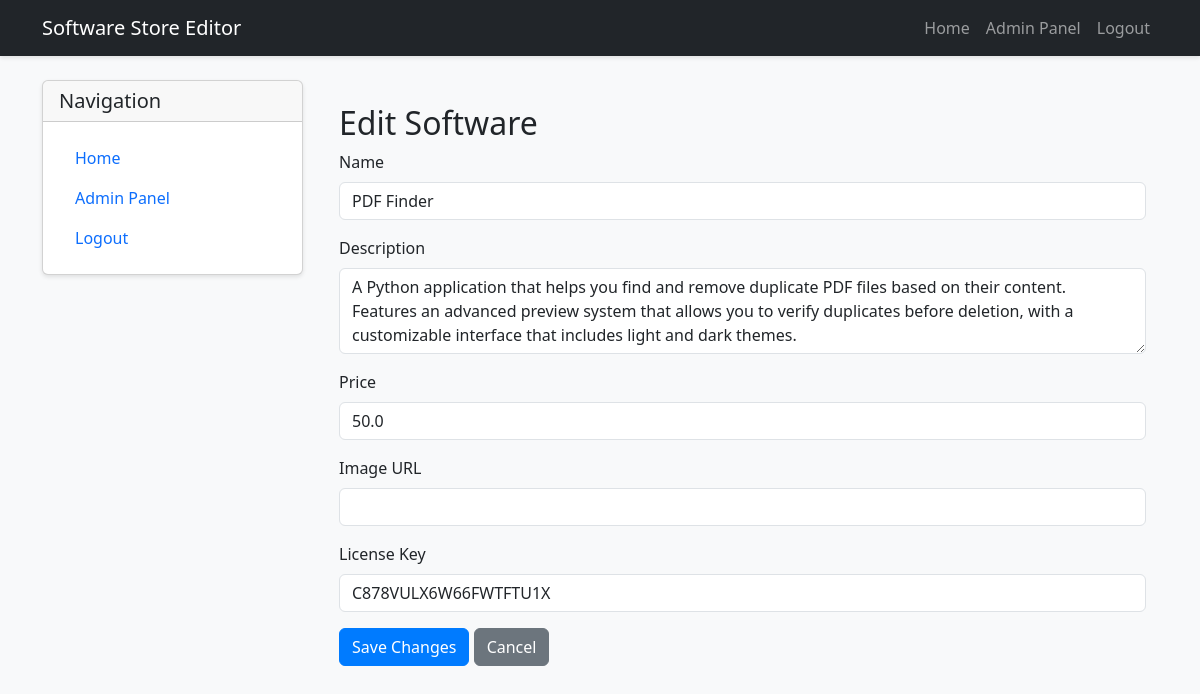
Screenshot of /software/3/edit (signed in) with the database file from the repository.
### software_store_app/models.py (models this page shows)
class Software(db.Model):
    id = db.Column(db.Integer, primary_key=True)
    name = db.Column(db.String(100), nullable=False)
    description = db.Column(db.Text, nullable=False)
    price = db.Column(db.Float, nullable=False)
    image_url = db.Column(db.String(200))
    license_key = db.Column(db.String(100), unique=True, nullable=False)
    created_at = db.Column(db.DateTime, default=datetime.utcnow)
    purchases = db.relationship('Purchase', backref='software', lazy=True)

### software_store_app/editor.py (the view, shortened to what this page needs)
@app.route('/software/<int:software_id>/edit', methods=['GET', 'POST'])
@login_required
def edit_software(software_id):
    software = Software.query.get_or_404(software_id)
    return render_template('editor/edit_software.html', software=software)

### software_store_app/editor.py (called while the page is built)
@login_manager.user_loader
def load_user(user_id):
    return LocalUser.query.get(int(user_id))

### software_store_app/templates/editor/edit_software.html (shortened to what this page needs)
{% extends "editor/base.html" %}
{% block editor_content %}
<div class="container mt-4">
    <h2>Edit Software</h2>
    <form method="POST">
        <div class="mb-3">
            <label for="name" class="form-label">Name</label>
            <input type="text" class="form-control" id="name" name="name" value="{{ software.name }}" required>
        </div>
        <div class="mb-3">
            <label for="description" class="form-label">Description</label>
            <textarea class="form-control" id="description" name="description" rows="3" required>{{ software.description }}</textarea>
        </div>
        <div class="mb-3">
            <label for="price" class="form-label">Price</label>
            <input type="number" class="form-control" id="price" name="price" step="0.01" value="{{ software.price }}" required>
        </div>
        <div class="mb-3">
            <label for="image_url" class="form-label">Image URL</label>
            <input type="url" class="form-control" id="image_url" name="image_url" value="{{ software.image_url }}">
        </div>
        <div class="mb-3">
            <label for="license_key" class="form-label">License Key</label>
            <input type="text" class="form-control" id="license_key" name="license_key" value="{{ software.license_key }}" required>
        </div>
        <button type="submit" class="btn btn-primary">Save Changes</button>
        <a href="{{ url_for('editor') }}" class="btn btn-secondary">Cancel</a>
    </form>
</div>
{% endblock %}

### software_store_app/static/style.css (style rules this page uses)
body { background-color: #f8f9fa; }
.btn-primary { background-color: #007bff; border-color: #007bff; }

### rows the page displays
Software: name "PDF Finder", description "A Python application that helps you find and remove duplicate PDF files based on their content. Features an advanced preview system that allows you to verify duplicates before deletion, with a customizable interface that includes light and dark themes.", price "50.0", license_key "C878VULX6W66FWTFTU1X"
